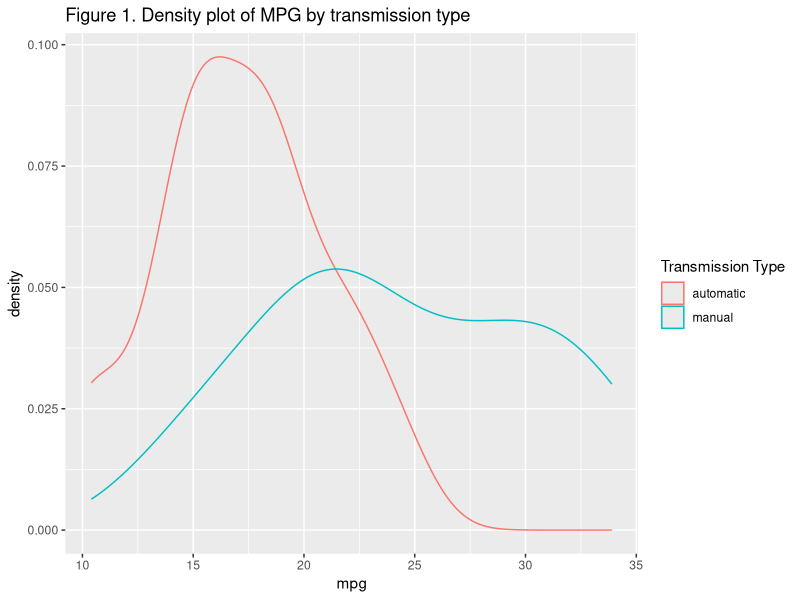

Write R code to recreate this figure.
## ---- chunk 1
library(ggplot2)
library(lattice)

data(mtcars)
data <- mtcars
data$am[data$am == 0] <- "automatic"
data$am[data$am == 1] <- "manual"
auto <- data[data$am == "automatic",]
manual <- data[data$am == "manual",]


ggplot(data, aes(x=mpg, color=am)) + geom_density() + scale_colour_discrete(name = "Transmission Type") + ggtitle("Figure 1. Density plot of MPG by transmission type")
## ---- chunk 2

## ---- chunk 3

## ---- chunk 4

